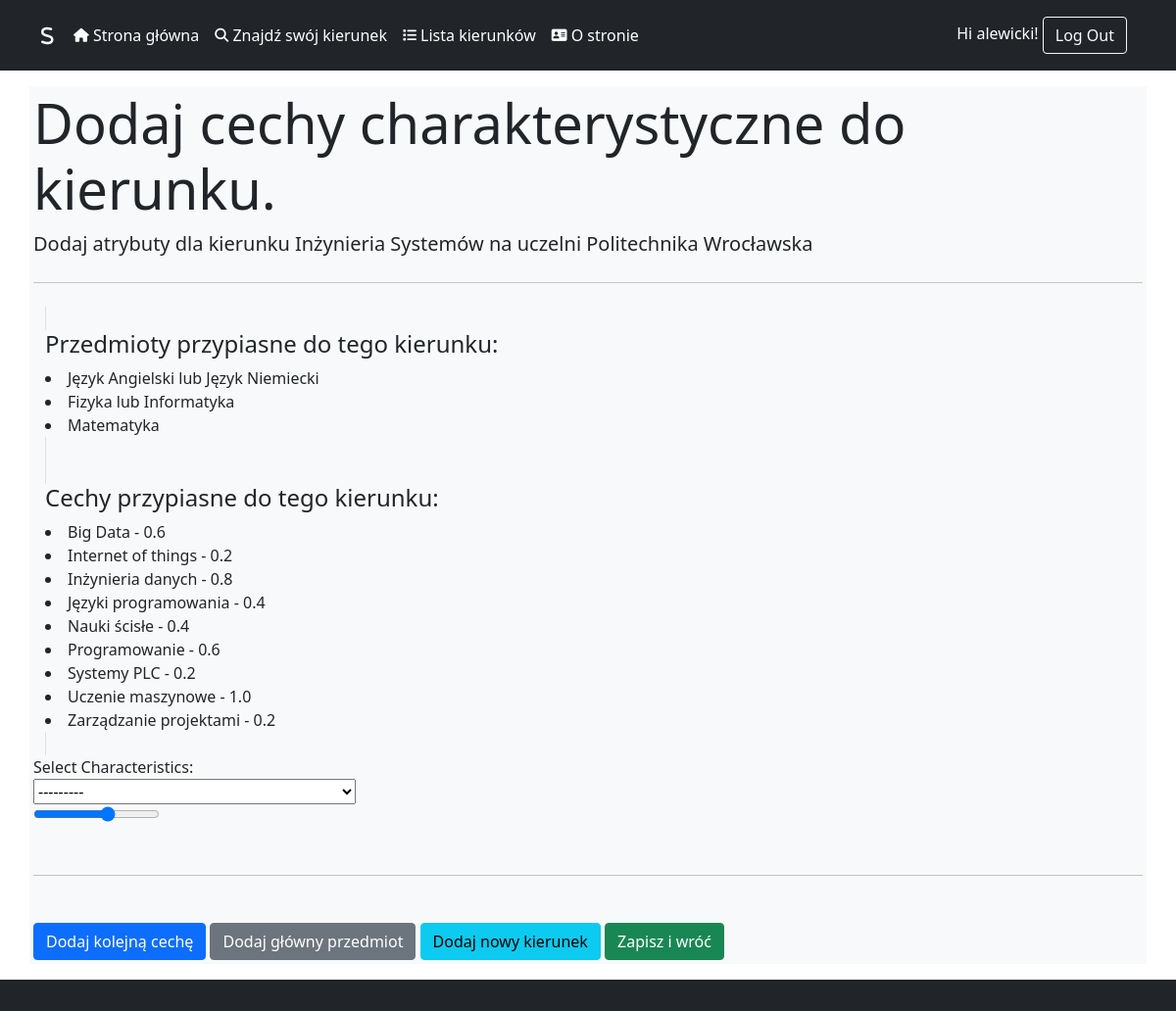
Page /AddCharacteristicsView/4/ (signed in) on the committed database.
### supporting_system/models.py (models this page shows, shortened)
class Field_of_Study(models.Model):
    DEGREES = (
        ("Licencjat", "Licencjat"),
        ("Inżynier", "Inżynier"),
        ("Magister", "Magister"),
        ("Jednolite", "Jednolite"),
    )
    STUDY_MODE = (
        ("Stacjonarne", "Stacjonarne"),
        ("Niestacjonarne", "Niestacjonarne"),
        ("Stacjonarne i niestacjonarne", "Stacjonarne i niestacjonarne"),
    )
    name = models.CharField(
        max_length=100, default="Nieznane studia"
    )  # Nazwa kierunku studiów
    degree = models.CharField(
        max_length=20, choices=DEGREES
    )  # Stopień studiów określony w zmiennej DEGREES
    study_mode = models.CharField(
        max_length=30, choices=STUDY_MODE
    )  # Tryb studiów określony w zmiennej STUDY_MODE
    language = models.CharField(max_length=20, default="Polski")  # Język studiów
    university = models.ForeignKey(
        "University", on_delete=models.CASCADE, to_field="id"
    )  # Klucz obcy do tabeli University, określa uczelnię na której odbywają się studia
    description = models.TextField(max_length=1000)  # Opis kierunku studiów
    link_to_site = models.CharField(
        max_length=255, default="Brak linku do strony"
    )  # Link do strony kierunku studiów
    class Meta:
        verbose_name_plural = "Field of Studies"

class University(models.Model):
    TYPES = (
        ("Uniwersytet", "Uniwersytet"),
        ("Akademia Wychowania Fizycznego", "Akademia Wychowania Fizycznego"),
        ("Uczelnia Ekonomiczna", "Uczelnia Ekonomiczna"),
        ("Uczelnia Pedagogiczna", "Uczelnia Pedagogiczna"),
        ("Uczelnia Przyrodniczo-Rolnicza", "Uczelnia Przyrodniczo-Rolnicza"),
        ("Uczelnia Techniczna", "Uczelnia Techniczna"),
    )
    name = models.CharField(max_length=200, default="Nieznany Uniwersytet")
    city = models.CharField(max_length=50, default="Nieznane Miasto")
    type = models.CharField(max_length=30, choices=TYPES)
    rank_overall = models.IntegerField(default=0)
    rank_in_type = models.IntegerField(default=0)
    link_to_site = models.CharField(max_length=255, default="Brak linku do strony")
    class Meta:
        verbose_name_plural = "Universities"

class Subjects(models.Model):
    subject = models.CharField(max_length=80, default="Nieznany Przedmiot")
    class Meta:
        verbose_name_plural = "Subjects"

### supporting_system/views.py (the view, shortened to what this page needs)
class AddCharacteristicsView(FormView):
    template_name = "supporting_system/add_characteristics_view.html"
    form_class = CharacteristicsForm
    def get_initial(self):
        initial = super().get_initial()
        field_of_study_id = self.kwargs.get("field_of_study_id")
        if field_of_study_id:
            try:
                field_of_study = Field_of_Study.objects.get(id=field_of_study_id)
                initial["field_of_study"] = field_of_study
            except Field_of_Study.DoesNotExist:
                pass
        return initial

### supporting_system/forms.py (shortened to what this page needs)
class CharacteristicsForm(forms.ModelForm):
    attributes = forms.ModelChoiceField(
        queryset=Attributes.objects.all().order_by("attribute"),
    )
    fit = forms.FloatField(
        widget=forms.NumberInput(
            attrs={"type": "range", "step": "0.2", "min": "0.0", "max": "1.0"}
        ),
    )
    class Meta:
        model = Characteristics
        fields = ["field_of_study", "attribute", "fit"]

### supporting_system/models.py (called while the page is built)
    def __str__(self):
        return f"{self.attribute}"

### supporting_system/templatetags/tags.py (called while the page is built)
@register.filter(name="return_field_of_study")
def return_field_of_study(id):
    obj = Field_of_Study.objects.get(id=id)
    return f"{obj.name} na uczelni {obj.university.name}"

@register.filter(name="return_characteristics_of_given_field")
def return_characteristics_of_given_field(id):
    obj = (
        Characteristics.objects.filter(field_of_study=id)
        .all()
        .order_by("attribute__attribute")
    )
    to_display = []
    for attribiute in obj:
        to_display.append(f"{attribiute.attribute} - {attribiute.fit}")
    return to_display

@register.filter(name="return_subjects_with_alternatives_of_given_field")
def return_subject_with_alternatives_of_given_field(id):
    obj = Exam_Subjects.objects.filter(field_of_study=id).all().order_by("subject")
    to_display = []
    for attribiute in obj:
        try:
            alternative_obj = (
                Alternative_Exam_Subjects.objects.filter(main_subject=attribiute.id)
                .all()
                .order_by("subject__subject")
            )
            temp_string = f"{attribiute.subject.subject}"
            for alternative_subject in alternative_obj:
                temp_string += f" lub {alternative_subject.subject.subject}"
            to_display.append(temp_string)
        except Alternative_Exam_Subjects.DoesNotExist:
            to_display.append(attribiute.subject.subject)
    if to_display == []:
        to_display = None
    return to_display

@register.filter(name="check_if_discover_url")
def check_if_discover_url(url):
    if "Discover" in url:
        return True
    else:
        return False

### supporting_system/templates/supporting_system/add_characteristics_view.html (shortened to what this page needs)
{% extends "base.html" %}
{% load tags %}
{% block content %}
<div class="jumbotron">
    <h2 class="display-4">Dodaj cechy charakterystyczne do kierunku.</h2>
    <p class="lead">Dodaj atrybuty dla kierunku {{ form.field_of_study.value|return_field_of_study }}</p>
    <hr class="my-4">
</div>
<div class="container">
    <span class="border">
        <h4>Przedmioty przypiasne do tego kierunku:</h4>
        {%for subject in form.field_of_study.value|return_subjects_with_alternatives_of_given_field %}
            <li>{{ subject }}</li>
        {% endfor %}
    </span>
</div>
<div class="container">
    <span class="border">
        <h4>Cechy przypiasne do tego kierunku:</h4>
        {%for attribute in form.field_of_study.value|return_characteristics_of_given_field %}
            <li>{{ attribute }}</li>
        {%  endfor %}
    </span>
</div>
<form method="post" enctype="multipart/form-data">
    <div class="form-group">
        <label for="{{ form.subject.id_for_label }}">Select Characteristics:</label><br>
        <div class="form-row">
            <div class="col">
               {{ form.attributes }}
            </div>
            <div class="col">
                {{ form.fit }}
            </div>
        </div>
    </div>
    <br>
    <hr class="my-4">
    <br>
    <div class="btn-group-justified">
        <button type="submit" class="btn btn-primary" name="another">Dodaj kolejną cechę</button>
        <button type="submit" class="btn btn-secondary" name="main">Dodaj główny przedmiot</button>
        <button type="submit" class="btn btn-info" name="field">Dodaj nowy kierunek</button>
        <button type="submit" class="btn btn-success" name="save">Zapisz i wróć</button>
    </div>
</form>
{% endblock %}

### static/templates/base.html (shortened to what this page needs)
{% load static %}
{% load tags %}
<!DOCTYPE html>
<html lang="en">
<head>
    <link href="https://cdn.jsdelivr.net/npm/bootstrap@5.0.2/dist/css/bootstrap.min.css" rel="stylesheet">
    <link rel="stylesheet" href="{% static 'css/style.css' %}" type="'text/css" media="all"/>
</head>
<body>
  <header class="p-3 bg-dark text-white">
      <div class="container">
        <div class="d-flex flex-wrap align-items-center justify-content-center justify-content-lg-start">
          <a href="{% url 'MainPageView' %}" class="d-flex align-items-center mb-2 mb-lg-0 text-white text-decoration-none">
            <i class="fa-solid fa-s fa-lg fa-beat" style="color: #ffffff;"></i>  &nbsp; &nbsp;
          </a>
          <ul class="nav col-12 col-lg-auto me-lg-auto mb-2 justify-content-center mb-md-0">
            <li> <a href="{% url 'MainPageView' %}" class="nav-link px-2 {% if request.resolver_match.url_name == 'MainPageView' %}text-info{% else %}text-white{% endif %}"><i class="fa-solid fa-house fa-sm"></i> Strona główna</a></li>
            <li> <a href="{% url 'DiscoverView' %}" class="nav-link px-2 {% if request.resolver_match.url_name|check_if_discover_url %}text-info{% else %}text-white{% endif %}"><i class="fa-solid fa-magnifying-glass fa-sm"></i> Znajdź swój kierunek</a></li>
            <li> <a href="{% url 'FieldListView' %}" class="nav-link px-2 {% if request.resolver_match.url_name == 'FieldListView' %}text-info{% else %}text-white{% endif %}"><i class="fa-solid fa-list fa-sm"></i> Lista kierunków</a></li>
            <li> <a href="{% url 'AboutView' %}" class="nav-link px-2 {% if request.resolver_match.url_name == 'AboutView' %}text-info{% else %}text-white{% endif %}"><i class="fa-solid fa-address-card fa-sm"></i> O stronie</a></li>
        </ul>
          <div class="text-end">
              {% if user.is_authenticated %}
                  Hi {{ user.username }}!
                  <button type="button" class="btn btn-outline-light me-2" onclick="document.location='{% url 'logout' %}';">Log Out</button>
              {% else %}
                  <button type="button" class="btn btn-outline-light me-2" onclick="document.location='{% url 'login' %}';">Login</button>
              {% endif %}
          </div>
        </div>
      </div>
    </header>
    <div class="container my-3 mx-auto p-1 bg-light">
        {% block content %}
        {% endblock %}
    </div>
    <footer class="p-3 bg-dark text-white">
  </footer>
</body>
</html>

### rows in the picture
Field_of_Study: field_of_study.value|return_field_of_study "Inżynieria Systemów na uczelni Politechnika Wrocławska"
Subjects: value "Matematyka"

### other values in the picture
{{ user.username }} "alewicki"
{{ subject }} "Język Angielski lub Język Niemiecki" "Fizyka lub Informatyka"
{{ attribute }} "Big Data - 0.6" "Internet of things - 0.2" "Inżynieria danych - 0.8" "Języki programowania - 0.4" "Nauki ścisłe - 0.4" "Programowanie - 0.6" "Systemy PLC - 0.2" "Uczenie maszynowe - 1.0" "Zarządzanie projektami - 0.2"
